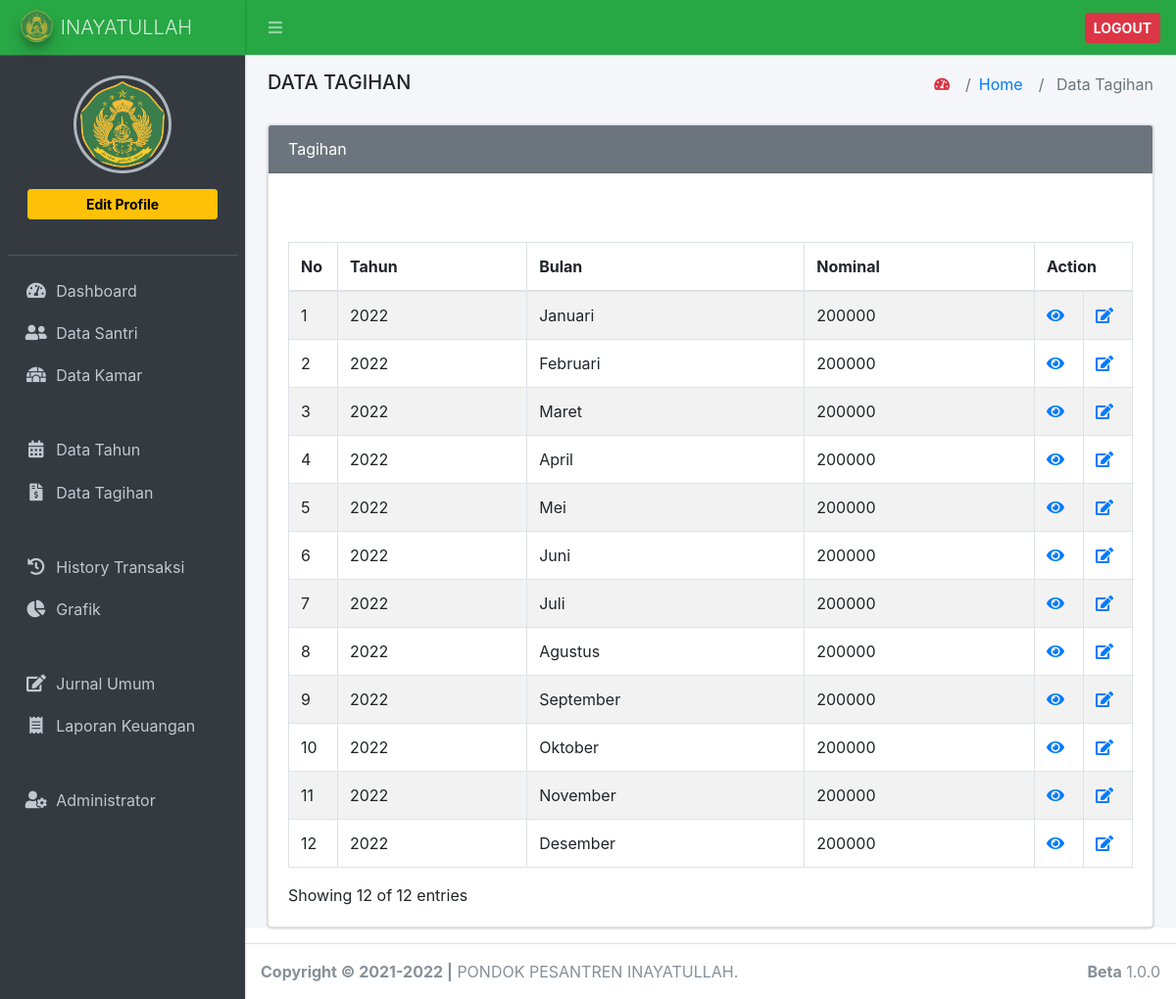
Page /index.php/data_tagihan on the committed database.
### tables this page shows
CREATE TABLE `tb_data_tagihan` (
  `id` int(11) NOT NULL,
  `id_tahun` int(11) NOT NULL,
  `id_bulan` int(11) NOT NULL,
  `nominal` varchar(200) NOT NULL
);

CREATE TABLE `tb_tahun` (
  `id_tahun` int(11) NOT NULL,
  `nama_tahun` varchar(200) NOT NULL,
  `nominal_tagihan` varchar(200) NOT NULL
);

CREATE TABLE `tb_bulan` (
  `id_bulan` int(11) NOT NULL,
  `nama_bulan` varchar(100) NOT NULL
);

### application/controllers/Data_tagihan.php (called while the page is built, shortened)
<?php
class Data_tagihan extends CI_Controller
{
	public function __construct()
	{
		$this->load->model('m_data_tagihan');
		$this->load->library('form_validation');
	}
	public function index()
	{
		$this->load->library('pagination');
		$config['base_url'] = 'http://localhost/spp_inay/data_tagihan/index/';
		$config['total_rows'] = $this->m_data_tagihan->count_search_data();
		$config['per_page'] = 12;
		$config['start'] = $this->uri->segment(3);
		$config["full_tag_open"] = ' <nav><ul class="pagination justify-content-end">';
		$config["full_tag_close"] = '</ul></nav>';
		$config['first_link'] = 'First';
		$config["first_tag_open"] = '<li class="page-item">';
		$config["first_tag_close"] = '</li>';
		$config['last_link'] = 'Last';
		$config["last_tag_open"] = '<li class="page-item">';
		$config["last_tag_close"] = '</li>';
		$config['prev_link'] = '&laquo';
		$config["prev_tag_open"] = '<li class="page-item">';
		$config["prev_tag_close"] = '</li>';
		$config['next_link'] = '&raquo;';
		$config["next_tag_open"] = '<li>';
		$config["next_tag_close"] = '</li>';
		$config["cur_tag_open"] = "<li class='page-item active'><a class='page-link' href='#'>";
		$config["cur_tag_close"] = "</a></li>";
		$config["num_tag_open"] = "<li class='page-item'>";
		$config["num_tag_close"] = "</li>";
		$config["attributes"] = array('class' => 'page-link');
		$config["num_links"] = 1;
		$this->pagination->initialize($config);
		$pagination_link = $this->pagination->create_links();
			$data_tagihan = $this->m_data_tagihan->get_all_data($config['per_page'], $config['start']);
		$data = [
			'title' => 'Data Tagihan',
			'isi' => 'data_tagihan/index',
			'data_tagihan' => $data_tagihan,
			'start' => $this->uri->segment(3),
			'pagination' => $pagination_link,
			'jumlah_data' => $this->m_data_tagihan->count_search_data(),
		];
		return $this->load->view('master/index', $data);
	}
}

### index.php (called while the page is built, shortened)
<?php
require_once BASEPATH.'core/CodeIgniter.php';

### application/config/config.php (called while the page is built, shortened)
<?php
$config['base_url'] = 'http://localhost/spp_inay/';
$config['index_page'] = '';
$config['uri_protocol']    = 'REQUEST_URI';
$config['url_suffix'] = '';
$config['language']    = 'english';
$config['charset'] = 'UTF-8';
$config['enable_hooks'] = FALSE;
$config['subclass_prefix'] = 'MY_';
$config['composer_autoload'] = FALSE;
$config['permitted_uri_chars'] = 'a-z 0-9~%.:_\-';
$config['enable_query_strings'] = FALSE;
$config['controller_trigger'] = 'c';
$config['function_trigger'] = 'm';
$config['directory_trigger'] = 'd';
$config['allow_get_array'] = TRUE;
$config['log_threshold'] = 0;
$config['log_path'] = '';
$config['log_file_extension'] = '';
$config['log_file_permissions'] = 0644;
$config['log_date_format'] = 'Y-m-d H:i:s';
$config['error_views_path'] = '';
$config['cache_path'] = '';
$config['cache_query_string'] = FALSE;
$config['encryption_key'] = '';
$config['sess_driver'] = 'files';
$config['sess_cookie_name'] = 'ci_session';
$config['sess_expiration'] = 7200;
$config['sess_save_path'] = NULL;
$config['sess_match_ip'] = FALSE;
$config['sess_time_to_update'] = 300;
$config['sess_regenerate_destroy'] = FALSE;
$config['cookie_prefix']    = '';
$config['cookie_domain']    = '';
$config['cookie_path']        = '/';
$config['cookie_secure']    = FALSE;
$config['cookie_httponly']     = FALSE;
$config['standardize_newlines'] = FALSE;
$config['global_xss_filtering'] = FALSE;
$config['csrf_protection'] = FALSE;
$config['csrf_token_name'] = 'csrf_test_name';
$config['csrf_cookie_name'] = 'csrf_cookie_name';
$config['csrf_expire'] = 7200;
$config['csrf_regenerate'] = TRUE;
$config['csrf_exclude_uris'] = array();
$config['compress_output'] = FALSE;
$config['time_reference'] = 'local';
$config['rewrite_short_tags'] = FALSE;
$config['proxy_ips'] = '';

### application/models/m_data_tagihan.php (called while the page is built, shortened)
<?php
class m_data_tagihan extends CI_Model
{
	public function get_all_data($limit, $start)
	{
		$this->db->join('tb_tahun', 'tb_data_tagihan.id_tahun = tb_tahun.id_tahun');
		$this->db->join('tb_bulan', 'tb_data_tagihan.id_bulan = tb_bulan.id_bulan');
		$this->db->order_by('nama_tahun', 'ASC');
		$this->db->order_by('tb_bulan.id_bulan', 'ASC');
		return $this->db->get('tb_data_tagihan', $limit, $start)->result();
	}
	public function count_search_data()
	{
		return $this->db->get('tb_data_tagihan')->num_rows();
	}
}

### application/views/data_tagihan/index.php (the view, shortened to what this page needs)
<div class="card card-secondary">
    <div class="card-header">
    Tagihan
    </div>
    <div class="card-body">
        <div id="example1_wrapper" class="dataTables_wrapper dt-bootstrap4">
            <div class="row d-flex">
                <div class="col-6">
                </div>
                <div class="col-6">
                </div>
            </div>
            <br>
            <div class="row d-flex">
                <div class="col-9">
                </div>
                <div class="col-3">
                </div>
            </div>
            <br>
            <div class="row">
                <div class="col-sm-12">
                    <table id="example1" class="table table-bordered table-striped dataTable" role="grid" aria-describedby="example1_info">
                        <thead>
                            <tr role="row">
                                <th class="sorting_asc" tabindex="0" aria-controls="example1" rowspan="1" colspan="1" aria-sort="ascending" aria-label="No: activate to sort column descending">No</th>
                                <th class="sorting" tabindex="0" aria-controls="example1" rowspan="1" colspan="1" aria-label="Nama: activate to sort column ascending">Tahun</th>
                                <th class="sorting" tabindex="0" aria-controls="example1" rowspan="1" colspan="1" aria-label="Nama: activate to sort column ascending">Bulan</th>
                                <th class="sorting" tabindex="0" aria-controls="example1" rowspan="1" colspan="1" aria-label="Nama: activate to sort column ascending">Nominal</th>
                                <th class="sorting" tabindex="0" aria-controls="example1" rowspan="1" colspan="3" aria-label="Nama: activate to sort column ascending">Action</th>
                            </tr>
                        </thead>
                        <tbody>
                            <?php
                            $no = 0;
                            foreach ($data_tagihan as $ds) {
                                $no++ ?>
                                <tr role="row" class="odd">
                                    <td width="50"><?= ++$start ?></td>
                                    <td><?= $ds->nama_tahun; ?></td>
                                    <td><?= $ds->nama_bulan; ?></td>
                                    <td><?= $ds->nominal; ?></td>
                                    <td width="50">
                                        <a class="text-primary" data-toggle="tooltip" data-placement="top" title="Detail" href="<?= base_url('data_tagihan/detail/') ?><?= $ds->id ?>"><i class="fa fa-eye"></i></a>
                                    </td>
                                    <td width="50">
                                        <a class="text-primary" data-toggle="tooltip" data-placement="top" title="Edit" href="<?= base_url('data_tagihan/edit/') ?><?= $ds->id ?>"><i class="fa fa-edit"></i></a>
                                    </td>
                                </tr>
                            <?php } ?>
                        </tbody>
                    </table>
                </div>
            </div>
            <div class="row">
                <div class="col-sm-12 col-md-5">
                    <div class="dataTables_info" id="example1_info" role="status" aria-live="polite">Showing <?= $no; ?> of <?= $jumlah_data; ?> entries</div>
                </div>
                <div class="col-sm-12 col-md-7 float-right">
                </div>
            </div>
        </div>
    </div>
</div>

### rows in the picture
tb_data_tagihan: id_tahun.nama_tahun "2022", id_bulan.nama_bulan "Januari", nominal "200000"
tb_data_tagihan: id_tahun.nama_tahun "2022", id_bulan.nama_bulan "Februari", nominal "200000"
tb_data_tagihan: id_tahun.nama_tahun "2022", id_bulan.nama_bulan "Maret", nominal "200000"
tb_data_tagihan: id_tahun.nama_tahun "2022", id_bulan.nama_bulan "April", nominal "200000"
tb_data_tagihan: id_tahun.nama_tahun "2022", id_bulan.nama_bulan "Mei", nominal "200000"
tb_data_tagihan: id_tahun.nama_tahun "2022", id_bulan.nama_bulan "Juni", nominal "200000"
tb_data_tagihan: id_tahun.nama_tahun "2022", id_bulan.nama_bulan "Juli", nominal "200000"
tb_data_tagihan: id_tahun.nama_tahun "2022", id_bulan.nama_bulan "Agustus", nominal "200000"
tb_data_tagihan: id_tahun.nama_tahun "2022", id_bulan.nama_bulan "September", nominal "200000"
tb_data_tagihan: id_tahun.nama_tahun "2022", id_bulan.nama_bulan "Oktober", nominal "200000"
tb_data_tagihan: id_tahun.nama_tahun "2022", id_bulan.nama_bulan "November", nominal "200000"
tb_data_tagihan: id_tahun.nama_tahun "2022", id_bulan.nama_bulan "Desember", nominal "200000"

### other values in the picture
$title "DATA TAGIHAN"
$title "Data Tagihan"
$no "12"
$jumlah_data "12"
